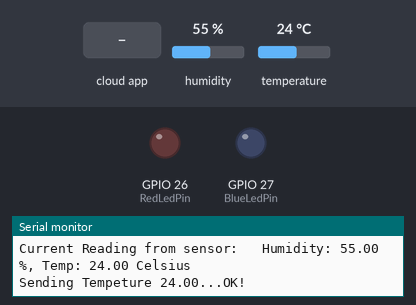
Recording of a sketch running on a simulated ESP32. On the bench: output pins drawn as LEDs (lit = HIGH), the last lines printed to the serial monitor. Inputs (shaded band) come from the test bench; at power-on: humidity 55 %, temperature 24 °C. WiFi joins after 1.5 s; servers stay silent unless stated; no MQTT or app messages arrive unless stated.

Above: at 4.7 s.
4.8 s: the phone or cloud app sets Shenkar_IOT to 0
At 6.4 s:
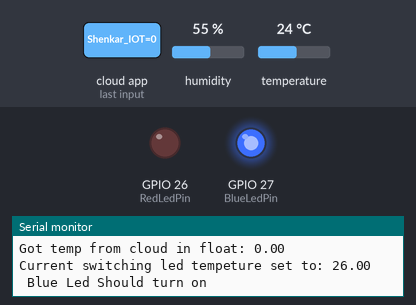
7.0 s: the phone or cloud app sets Shenkar_Temp_Decider to 0
8.5 s: the phone or cloud app sets Shenkar_IOT to 1
At 8.8 s:
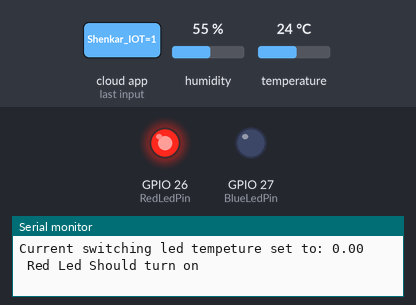
Timing chart, 0 to 11.5 s (numbered marks = the images above; inputs shaded):
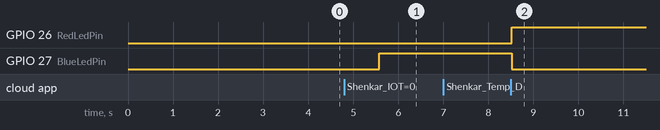

The sketch:

MidProjectCodeNoDetails.ino
```cpp
/***************************************************

  SHENKAR - SMART SYSTEMS
  By: Michael Struk and Noam Roytman
  DATE: May-2021

 ****************************************************/

//Libraries
#include <DHT.h>;
#include <WiFi.h>
#include "Adafruit_MQTT.h"
#include "Adafruit_MQTT_Client.h"


/**************************Pin Set*******************************************/
// setting PWM properties
const int freq = 5000;
const int ledChannel = 0;
const int resolution = 8;

//Constants
#define DHTPIN 14     // what pin we're connected to
#define BlueLedPin 27 //Blue Led Pin
#define RedLedPin 26 //Red Led Pin
#define DHTTYPE DHT22   // DHT 22  (AM2302)
DHT dht(DHTPIN, DHTTYPE); //// Initialize DHT sensor for normal 16mhz Arduino


/************************* WiFi Access Point *********************************/

#define WLAN_SSID       "<Wifi name>"
#define WLAN_PASS       "<Wifi Password>"

/************************* Adafruit.io Setup *********************************/

#define AIO_SERVER      "io.adafruit.com"
#define AIO_SERVERPORT  1883                   // use 8883 for SSL
#define AIO_USERNAME    "<AIO_USERNAME>"
#define AIO_KEY         "<AIO_KEY>"

/************************* Variables for DHT *********************************/
//Variables
int chk;
float hum;  //Stores humidity value
float temp; //Stores temperature value
float TEMP_POINT = 26.0; // Defult Room Tempeture to Change leds


/************ Global State (you don't need to change this!) ******************/

// Create an ESP8266 WiFiClient class to connect to the MQTT server.
WiFiClient client;
// or... use WiFiFlientSecure for SSL
//WiFiClientSecure client;

// Setup the MQTT client class by passing in the WiFi client and MQTT server and login details.
Adafruit_MQTT_Client mqtt(&client, AIO_SERVER, AIO_SERVERPORT, AIO_USERNAME, AIO_KEY);

/****************************** Feeds ***************************************/

//Variables uses to update and read temp data
// Setup a feed called 'temp_input_data_var' for publishing.
// Notice MQTT paths for AIO follow the form: <username>/feeds/<feedname>
Adafruit_MQTT_Publish temp_input_data_var = Adafruit_MQTT_Publish(&mqtt, AIO_USERNAME "/feeds/Shenkar_IOT");

// Setup a feed called 'temp_read_data_var' for subscribing to changes.
Adafruit_MQTT_Subscribe temp_read_data_var = Adafruit_MQTT_Subscribe(&mqtt, AIO_USERNAME "/feeds/Shenkar_IOT");


//Variables uses to update and read temp point of change for the led change
// Setup a feed called 'temp_point' for publishing.
// Notice MQTT paths for AIO follow the form: <username>/feeds/<feedname>
Adafruit_MQTT_Publish temp_point_input = Adafruit_MQTT_Publish(&mqtt, AIO_USERNAME "/feeds/Shenkar_Temp_Decider");

// Setup a feed called 'temp_read_data_var' for subscribing to changes.
Adafruit_MQTT_Subscribe temp_point_read = Adafruit_MQTT_Subscribe(&mqtt, AIO_USERNAME "/feeds/Shenkar_Temp_Decider");


/*************************** Sketch Code ************************************/


void setup()
{
  pinMode(BlueLedPin, OUTPUT); // Declare the Blue LED as an output
  pinMode(RedLedPin, OUTPUT); // Declare the Red LED as an output
  Serial.begin(115200);
  dht.begin();
  delay(1000);
  Serial.println(F("Starting..."));
  delay(1000);


  Serial.println(F("\n\n##################################"));
  Serial.println(F("Diffrent Led turn on based on room tempeture"));
  Serial.println(F("Made By Michael Struk And Noam Roytman "));
  Serial.println(F("##################################"));

  // Connect to WiFi access point.
  Serial.println(); Serial.println();
  Serial.print("Connecting to ");
  Serial.println(WLAN_SSID);

  WiFi.begin(WLAN_SSID, WLAN_PASS);
  while (WiFi.status() != WL_CONNECTED) {
    delay(500);
    Serial.print(".");
  }
  Serial.println();

  Serial.println("WiFi connected");
  Serial.println("IP address: "); Serial.println(WiFi.localIP());
  Serial.println();


  // SETUP ALL THE SUBSRCIPTIONS HERE
  mqtt.subscribe(&temp_read_data_var);     // Setup MQTT subscription for temp_read_data_var feed.
  mqtt.subscribe(&temp_point_read);     // Setup MQTT subscription for temp_point_read feed.

}

void TurnBlueLED() {
  Serial.println(" Blue Led Should turn on ");
  digitalWrite(BlueLedPin, HIGH); // Turn the Blue LED on
  digitalWrite(RedLedPin, LOW); // Turn the Red LED on
}
void TurnRedLED() {
  Serial.println(" Red Led Should turn on ");
  digitalWrite(BlueLedPin, LOW); // Turn the Blue LED on
  digitalWrite(RedLedPin, HIGH); // Turn the Red LED on
}
void loop()
{
  // Connection to the Cloud
  MQTT_connect();

  //Read data and store it to variables hum and temp
  hum = dht.readHumidity();
  temp = dht.readTemperature();
  //Print temp and humidity values to serial monitor
  Serial.print("\n###  New Reading From sensor ####\n");
  Serial.print("Current Reading from sensor:   ");
  Serial.print("Humidity: ");
  Serial.print(hum);
  Serial.print(" %, Temp: ");
  Serial.print(temp);
  Serial.println(" Celsius");

  //Sending Data To the cloud of the tempeture
  Serial.print(F("Sending Tempeture "));
  Serial.print(temp);
  Serial.print("...");
  if (! temp_input_data_var.publish(temp)) {
    Serial.println(F("Failed"));
  } else {
    Serial.println(F("OK!"));
  }
  delay(2000); //Waiting 2 seconds

  //Getting The data from the cloud
  //Getting Data
  Adafruit_MQTT_Subscribe *subscription;
  while ((subscription = mqtt.readSubscription(5000))) {
    if (subscription == &temp_read_data_var) {
//      Serial.println((char *)temp_read_data_var.lastread);
//      String val = String((char *)temp_read_data_var.lastread);
//      int value_from_cloud = val.toInt();  //Converts string to integer
      float value_from_cloud_float;
      value_from_cloud_float = atof((char *)temp_read_data_var.lastread);
      Serial.print(F("Got temp from cloud in float: "));
      Serial.println(value_from_cloud_float);
      //Led Changin based on the reading
      Serial.print(F("Current switching led tempeture set to: "));
      Serial.println(TEMP_POINT);
      if (value_from_cloud_float <= TEMP_POINT) {
        TurnBlueLED();
      }
      else {
        TurnRedLED();
      }
    }

    //Cheking reading from phone to change break point of tempeture
    if(subscription == &temp_point_read){
      Serial.print("######## Temp Point Change #####\n");
      Serial.print("Break point Tempeture was changed into: ");
      Serial.println((char *)temp_point_read.lastread);
      String val = String((char *)temp_point_read.lastread);
      int value_from_cloud = val.toInt();  //Converts string to integer
      Serial.print("Setting the tempeture point... ");
      TEMP_POINT = value_from_cloud;
      Serial.print("Break point tempeture was set");
    }
  }
  delay(5000); //Waiting 5 seconds for next reading and testing
}


// Function to connect and reconnect as necessary to the MQTT server.
// Should be called in the loop function and it will take care if connecting.
void MQTT_connect() {
  int8_t ret;

  // Stop if already connected.
  if (mqtt.connected()) {
    return;
  }

  Serial.print("Connecting to MQTT... ");

  uint8_t retries = 3;
  while ((ret = mqtt.connect()) != 0) { // connect will return 0 for connected
    Serial.println(mqtt.connectErrorString(ret));
    Serial.println("Retrying MQTT connection in 5 seconds...");
    mqtt.disconnect();
    delay(5000);  // wait 5 seconds
    retries--;
    if (retries == 0) {
      // basically die and wait for WDT to reset me
      while (1);
    }
  }
  Serial.println("MQTT Connected!");
}
```

Measured:
- after the input at 4.8 s, GPIO 27 (BlueLedPin): LOW → HIGH after 0.78 s
- after the input at 8.5 s, GPIO 26 (RedLedPin): LOW → HIGH at once; GPIO 27 (BlueLedPin): HIGH → LOW at once
